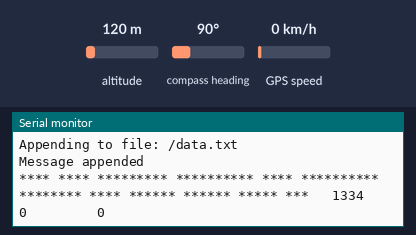
A sketch run on a simulated ESP32. Parts: the last lines printed to the serial monitor. The test bench sets the inputs (shaded band); at power-on: altitude 120 m, GPS speed 0 km/h, compass heading 90°. WiFi joins after 1.5 s; servers stay silent unless stated; storage starts empty; the GPS gets a fix after 3 s at 37.7749, -122.4194 with 8 satellites.

Above: at 2.8 s.
2.9 s: altitude set to 106 m
At 4.5 s:
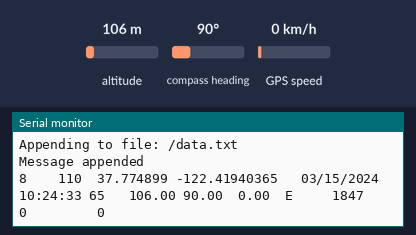
5.1 s: altitude set to 93 m
At 6.6 s:
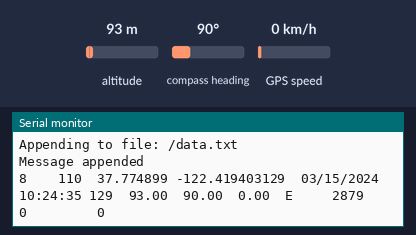
11.3 s: GPS speed set to 8 km/h
At 12.6 s:
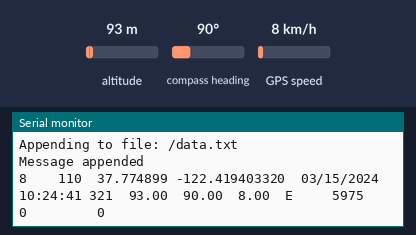
12.8 s: GPS speed set to 11 km/h
At 14.8 s:
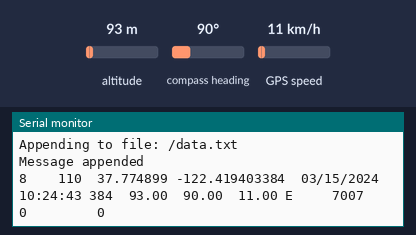
Timing chart, 0 to 16.3 s (numbered marks = the images above; inputs shaded):
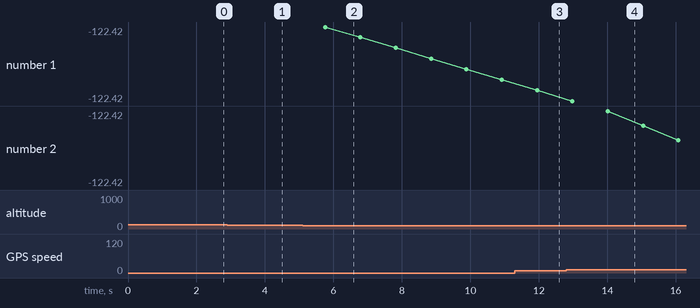

Measured:
- the behaviour switches between 100 and 99 m on altitude (found by bisection; images 1 and 2)
- the behaviour switches between 9 and 10 km/h on GPS speed (found by bisection; images 3 and 4)
- after the input at 2.9 s, the serial monitor: prints a new line after 0.79 s (image 1)
- after the input at 5.1 s, the serial monitor: prints a new line after 0.66 s (image 2)
- after the input at 11.3 s, the serial monitor: prints a new line after 0.65 s (image 3)
- after the input at 12.8 s, the serial monitor: prints a new line after 1.2 s (image 4)

The sketch:

Vehicle_Tracker.ino
```cpp
#include <SoftwareSerial.h>
#include <TinyGPS.h>
#include "FS.h"
#include "SD.h"
#include "SPI.h"
#include <WiFi.h>
#include <WiFiClient.h>
#include <WebServer.h>
#define SD_CS 5

TinyGPS gps;
SoftwareSerial ss(4, 3);

static void smartdelay(unsigned long ms);
static void print_float(float val, float invalid, int len, int prec);
static void print_int(unsigned long val, unsigned long invalid, int len);
static void print_date(TinyGPS &gps);
static void print_str(const char *str, int len);

int readingID = 0;
String dataMessage;
float flat, flon;

const char* ssid = "DELLZ48F27222";
const char* password = "harenpatel";
#include "index.h"  //Web page header file
WebServer server(80);

void setup()
{
  Serial.begin(115200);

  //GPS Initialize
  Serial.println();
  Serial.println("Sats HDOP Latitude  Longitude  Fix  Date       Time     Date Alt    Course Speed Card  Chars Sentences Checksum");
  Serial.println("          (deg)     (deg)      Age                      Age  (m)    --- from GPS ----    RX    RX        Fail");
  Serial.println("-------------------------------------------------------------------------------------------------------------------------------------");

  ss.begin(4800);

  Serial.print("Connecting to ");
  Serial.println(ssid);
  WiFi.begin(ssid, password);
  while (WiFi.status() != WL_CONNECTED) {
    delay(500);
    Serial.print(".");
  }
  Serial.println(" WiFi connected.");
  Serial.println("IP address: ");
  Serial.println(WiFi.localIP());

  server.on("/", handleRoot);
  server.on("/readADC", handleADC);
  server.on("/Latitude", Latitude);
  server.on("/Longitude", Longitude);

  server.begin();                  //Start server
  Serial.println("HTTP server started");


  //SD card Initialize
  SD.begin(SD_CS);
  if (!SD.begin(SD_CS)) {
    Serial.println("Card Mount Failed");
    return;
  }
  uint8_t cardType = SD.cardType();
  if (cardType == CARD_NONE) {
    Serial.println("No SD card attached");
    return;
  }
  Serial.println("Initializing SD card...");
  if (!SD.begin(SD_CS)) {
    Serial.println("ERROR - SD card initialization failed!");
    return;    // init failed
  }

  // If the data.txt file doesn't exist
  // Create a file on the SD card and write the data labels
  File file = SD.open("/data.txt");
  if (!file) {
    Serial.println("File doens't exist");
    Serial.println("Creating file...");
    writeFile(SD, "/data.txt", "Sats HDOP Latitude  Longitude  Fix  Date       Time     Date Alt    Course Speed Card  Chars Sentences Checksum \r\n");
    appendFile(SD, "/data.txt", "          (deg)     (deg)      Age                      Age  (m)    --- from GPS ----    RX    RX        Fail \r\n");
    appendFile(SD, "/data.txt", "------------------------------------------------------------------------------------------------------------------------------------- \r\n");
  }
  else {
    Serial.println("File already exists");
  }
  file.close();


}

void loop()
{
  unsigned long age, date, time, chars = 0;
  unsigned short sentences = 0, failed = 0;
  static const double LONDON_LAT = 51.508131, LONDON_LON = -0.128002;

  print_int(gps.satellites(), TinyGPS::GPS_INVALID_SATELLITES, 5);
  print_int(gps.hdop(), TinyGPS::GPS_INVALID_HDOP, 5);
  gps.f_get_position(&flat, &flon, &age);
  print_float(flat, TinyGPS::GPS_INVALID_F_ANGLE, 10, 6);
  print_float(flon, TinyGPS::GPS_INVALID_F_ANGLE, 11, 6);
  print_int(age, TinyGPS::GPS_INVALID_AGE, 5);
  print_date(gps);
  print_float(gps.f_altitude(), TinyGPS::GPS_INVALID_F_ALTITUDE, 7, 2);
  print_float(gps.f_course(), TinyGPS::GPS_INVALID_F_ANGLE, 7, 2);
  print_float(gps.f_speed_kmph(), TinyGPS::GPS_INVALID_F_SPEED, 6, 2);
  print_str(gps.f_course() == TinyGPS::GPS_INVALID_F_ANGLE ? "*** " : TinyGPS::cardinal(gps.f_course()), 6);
  gps.stats(&chars, &sentences, &failed);
  print_int(chars, 0xFFFFFFFF, 6);
  print_int(sentences, 0xFFFFFFFF, 10);
  print_int(failed, 0xFFFFFFFF, 9);
  Serial.println();
  server.handleClient();
  smartdelay(1000);
  server.handleClient();
  logSDCard();
}

static void smartdelay(unsigned long ms)
{
  unsigned long start = millis();
  do
  {
    while (ss.available())
      gps.encode(ss.read());
  } while (millis() - start < ms);
}

static void print_float(float val, float invalid, int len, int prec)
{
  if (val == invalid)
  {
    while (len-- > 1)
      Serial.print('*');
    Serial.print(' ');
  }
  else
  {
    Serial.print(val, prec);
    dataMessage = dataMessage + String(val, prec) + " ";
    int vi = abs((int)val);
    int flen = prec + (val < 0.0 ? 2 : 1); // . and -
    flen += vi >= 1000 ? 4 : vi >= 100 ? 3 : vi >= 10 ? 2 : 1;
    for (int i = flen; i < len; ++i)
      Serial.print(' ');
  }
  smartdelay(0);
}

static void print_int(unsigned long val, unsigned long invalid, int len)
{
  char sz[32];
  if (val == invalid)
    strcpy(sz, "*******");
  else
    sprintf(sz, "%ld", val);
  sz[len] = 0;
  for (int i = strlen(sz); i < len; ++i)
    sz[i] = ' ';
  if (len > 0)
    sz[len - 1] = ' ';
  Serial.print(sz);
  dataMessage = dataMessage + String(sz);
  smartdelay(0);
}

static void print_date(TinyGPS &gps)
{
  int year;
  byte month, day, hour, minute, second, hundredths;
  unsigned long age;
  gps.crack_datetime(&year, &month, &day, &hour, &minute, &second, &hundredths, &age);
  if (age == TinyGPS::GPS_INVALID_AGE)
    Serial.print("********** ******** ");
  else
  {
    char sz[32];
    sprintf(sz, "%02d/%02d/%02d %02d:%02d:%02d ",
            month, day, year, hour, minute, second);
    Serial.print(sz);
    dataMessage = dataMessage + String(sz);
  }
  print_int(age, TinyGPS::GPS_INVALID_AGE, 5);
  smartdelay(0);
}

static void print_str(const char *str, int len)
{
  int slen = strlen(str);
  for (int i = 0; i < len; ++i)
    Serial.print(i < slen ? str[i] : ' ');
  dataMessage = dataMessage + str;
  smartdelay(0);
}

// Write the sensor readings on the SD card
void logSDCard() {
  Serial.print("Save data: ");
  Serial.println(dataMessage);
  appendFile(SD, "/data.txt", dataMessage.c_str());
  appendFile(SD, "/data.txt", "\r\n");
  dataMessage = "";
}

// Write to the SD card
void writeFile(fs::FS &fs, const char * path, const char * message) {
  Serial.printf("Writing file: %s\n", path);

  File file = fs.open(path, FILE_WRITE);
  if (!file) {
    Serial.println("Failed to open file for writing");
    return;
  }
  if (file.print(message)) {
    Serial.println("File written");
  } else {
    Serial.println("Write failed");
  }
  file.close();
}

// Append data to the SD card
void appendFile(fs::FS &fs, const char * path, const char * message) {
  Serial.printf("Appending to file: %s\n", path);

  File file = fs.open(path, FILE_APPEND);
  if (!file) {
    Serial.println("Failed to open file for appending");
    return;
  }
  if (file.print(message)) {
    Serial.println("Message appended");
  } else {
    Serial.println("Append failed");
  }
  file.close();
}

void handleRoot() {
 String s = MAIN_page; //Read HTML contents
 server.send(200, "text/html", s); //Send web page
}

void handleADC() {
 String adcValue = dataMessage;
 server.send(200, "text/plane", adcValue);
}

void Latitude() {
 String Latitude = String(flat);
 server.send(200, "text/plane", Latitude);
}

void Longitude() {
 String Longitude = String(flon);
 server.send(200, "text/plane", Longitude);
}
```

index.h
```cpp
const char MAIN_page[] PROGMEM = R"=====(
<!DOCTYPE html>
<html>
<style>
.card{
    max-width: 800px;
     min-height: 250px;
     background: #02b875;
     padding: 30px;
     box-sizing: border-box;
     color: #FFF;
     margin:20px;
     box-shadow: 0px 2px 18px -4px rgba(0,0,0,0.75);
}
</style>
<body>

<div class="card">
  <h4>Vehicle Tracker</h4><br>
  <h1>GPS Data:<span id="ADCValue">0</span></h1><br>
  <h2>Longitude:<span id="Longitude">0</span></h2><br>
  <h2>Latitude:<span id="Latitude">0</span></h2><br>
  <br><h4>Created By: Haren Patel</h4>
</div>

<script>

setInterval(function() {
  // Call a function repetatively with 5 Second interval
  getData();
}, 5000); //5000mS update rate

function getData() {
  var xhttp = new XMLHttpRequest();
  var xLat = new XMLHttpRequest();
  var xLong = new XMLHttpRequest();
  xhttp.onreadystatechange = function() {
    if (this.readyState == 4 && this.status == 200) {
      document.getElementById("ADCValue").innerHTML = this.responseText;
    }
  };
  xhttp.open("GET", "readADC", true);
  xhttp.send();

  xLong.onreadystatechange = function() {
    if (this.readyState == 4 && this.status == 200) {
      document.getElementById("Longitude").innerHTML = this.responseText;
    }
  };
  xLong.open("GET", "Longitude", true);
  xLong.send();

  xLat.onreadystatechange = function() {
    if (this.readyState == 4 && this.status == 200) {
      document.getElementById("Latitude").innerHTML = this.responseText;
    }
  };
  xLat.open("GET", "Latitude", true);
  XLat.send();
}

</script>
</body>
</html>
)=====";
```
